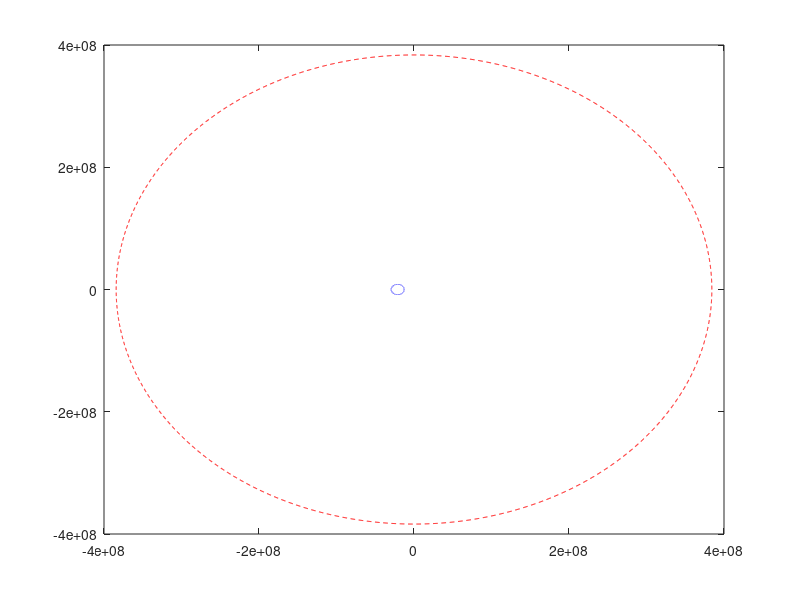

Reproduce this figure in MATLAB. (Note: this script raises an error after producing the figure.)
%
% Hohmann Transfer Orbit
%

%
% General Parameters
%
%dt = 0.1;
G = 6.67428*10^-11; % Gravity constant
M = 5.9722*10^24; % earth's mass
%T = 20; % duration of circular motion
%t = 0:dt:T; % simulation duration steps
er = 6.371*10^6; % earth's radius 
ar = 2.042*10^6 + er; % parking orbit radius (LEO)
ae = 3.63229*10^8; % perigee distance (earth-moon)
ap = 4.054*10^8; % apogee distance (earth-moon)
a = (ae + ap)/2; % semi major axis of moon's orbit
u = G*M; % u Gravity constant (earth-moon) unit
theta = 0:0.1:360; % one full circle angle @ 0.1 deg

%
% Moon's Orbital Track
%
% Basically any planetary orbit follows elliptical/oval track instead of circular
%
e = 0.0549; % moon's eccentricity
c = e*a;
b = sqrt(a^2 - c^2); % semi-minor axis
lr = b^2/a; % semi-latus rectum or explorer's orbit
r = lr ./ (1 - e*cos(theta*pi/180)); % plotting orbital track
Tm = 2*pi*sqrt(a^3/u); % moon-earth orbit period
dtm = 100; % every time slice is stepped by 100 as the least denominator
tm = Tm*0.98:dtm:Tm; % deliberately set in order to match the orbiter's arrival
mPos = zeros(2, length(tm)); % moon's orbit track data
for i = 1:length(tm)
    mPos(:, i) = (lr ./ (1 - e*cos(2*pi*tm(i)/Tm))) .* [cos(2*pi*tm(i)/Tm); sin(2*pi*tm(i)/Tm)];
end

%
% Parking orbit
%
vo = sqrt(u/ar); % parking orbit velocity
Tp = 2*pi*sqrt(power(ar,3)/u); % LEO period
dtp = 100; % time slice of LEO period stepped by 100 as the least denominator
tp = 0:dtp:Tp; % parking orbit duration
pPos = zeros(2, length(tp)); % parking orbit position data
for i = 1:length(tp)           % Plotting orbiter's track data
    pPos(:,i) = ar * [cos(2*pi*tp(i)/Tp); sin(2*pi*tp(i)/Tp)];
end

%%%%%%%%%%%%%%%%%%%%%%%%
% Goin' to the moon!
%%%%%%%%%%%%%%%%%%%%%%%%

%
% velocity at apogee
%
va = sqrt(u*(2/ar - 1/ap)); % vis viva equation
ao = (ar+ap)/2; % semi-major axis of orbiter
lo = 2*ar*ap/(ap+ar); % semi-latus rectum of orbiter-earth orbit
eo = (ap-ar)/(ap+ar); % orbiter orbit eccentricity
ro = lo ./ (1 - eo*cos(theta*pi/180)); % Orbiter transfer orbit track
To = 2*pi*sqrt(ao^3/u); % Orbiter orbit period
dto = 900;
to = To/2:dto:To; % Assuming the orbiter executes the TLI at perigee
oPos = zeros(2, length(dto)); % Orbiter's track data
%oPos(:,1) = [c-ar; 0];
for i = 1:length(to) % Plotting orbiter's track to intercept the moon
   oPos(:,i) = (lo ./ (1 + eo*cos(2*pi*to(i)/To))) .* [cos(2*pi*to(i)/To); sin(2*pi*to(i)/To)];
end

%
% plot all
%
figure(1);

xo = r .* cos(theta*pi/180)-c; % X axis (elliptic)
yo = r .* sin(theta*pi/180); % Y axis (elliptic)
xe = ar * cos(theta*pi/180)-c; % X axis (parking orbit)
ye = ar * sin(theta*pi/180); % Y axis (parking orbit)
xm = ro .* cos(theta*pi/180)-c; % X axis (orbiter)
ym = ro .* sin(theta*pi/180); % Y axis (orbiter)
plot(xo, yo, '--r'); hold on; % plot track
plot(xe, ye, '--b');
plot(xm, ym, '--bl');
plot(-c, 0 , 'Or');
labels = {'earth'};
title('Hohmann Transfer Orbit (earth-moon)');
text(-c, 0, labels, 'VerticalAlignment','bottom','HorizontalAlignment','right');
  %h1 = plot(pPos(1,1), pPos(1,2), 'xb'); hold on;
h2 = plot(mPos(1,1), mPos(1,2), 'ob');
h3 = plot(oPos(1,1), oPos(1,2), 'xb'); 
% for i = 1:length(oPos)
%    set(h3, 'XData', oPos(1,i)+ap-(ar+c), 'YData', oPos(2,i));
%    pause(0.05);
% end
k = 1; j = 1; % index of loop
while k < length(tm)
%    axis equal;
 if j == length(pPos)
    j = 1; 
 end
 %set(h1, 'XData', pPos(1,j)-c, 'YData', pPos(2,j));
 set(h2, 'XData', mPos(1,k)-c, 'YData', mPos(2,k));
 set(h3, 'XData', oPos(1,k)+ap-(ar+c), 'YData', oPos(2,k));
pause(0.05);
 j = j + 1;
 k = k + 1;
end


%
% Created by: Dimas Widyasastrena, 4th May 2022
%
% "I'm not a genius, no ... seriously; it's just Allah Azza wa Jalla made it easy for
% me"
%